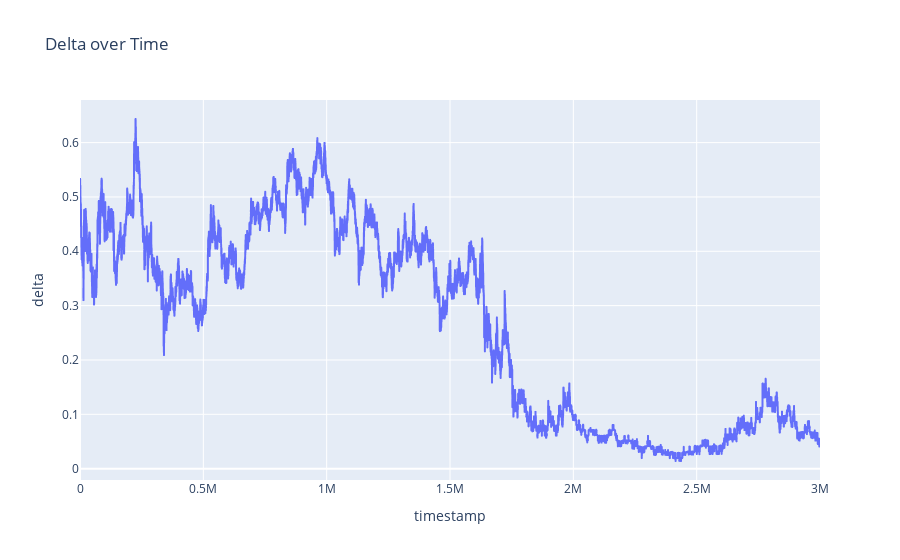

The code cell stored with this chart in its notebook:
### Code cell
import plotly.express as px

fig = px.line(df_volcanic_rock_voucher_10500, x='timestamp', y='delta', title='Delta over Time')
fig.show()

### Figure 1 — Plotly figure (JSON) as saved in the notebook; plotly's stock layout.template omitted (floating-point values rounded to 4 significant figures; data arrays with more than 128 entries replaced by an {"elided": "..."} marker saying what was removed)
{"data": [{"hovertemplate": "timestamp=%{x}<br>delta=%{y}<extra></extra>", "legendgroup": "", "line": {"color": "#636efa", "dash": "solid"}, "marker": {"symbol": "circle"}, "mode": "lines", "name": "", "showlegend": false, "type": "scattergl", "x": {"elided": "30000 int values"}, "xaxis": "x", "y": {"elided": "30000 float values"}, "yaxis": "y"}], "layout": {"legend": {"tracegroupgap": 0}, "title": {"text": "Delta over Time"}, "xaxis": {"anchor": "y", "domain": [0, 1], "title": {"text": "timestamp"}}, "yaxis": {"anchor": "x", "domain": [0, 1], "title": {"text": "delta"}}}}
